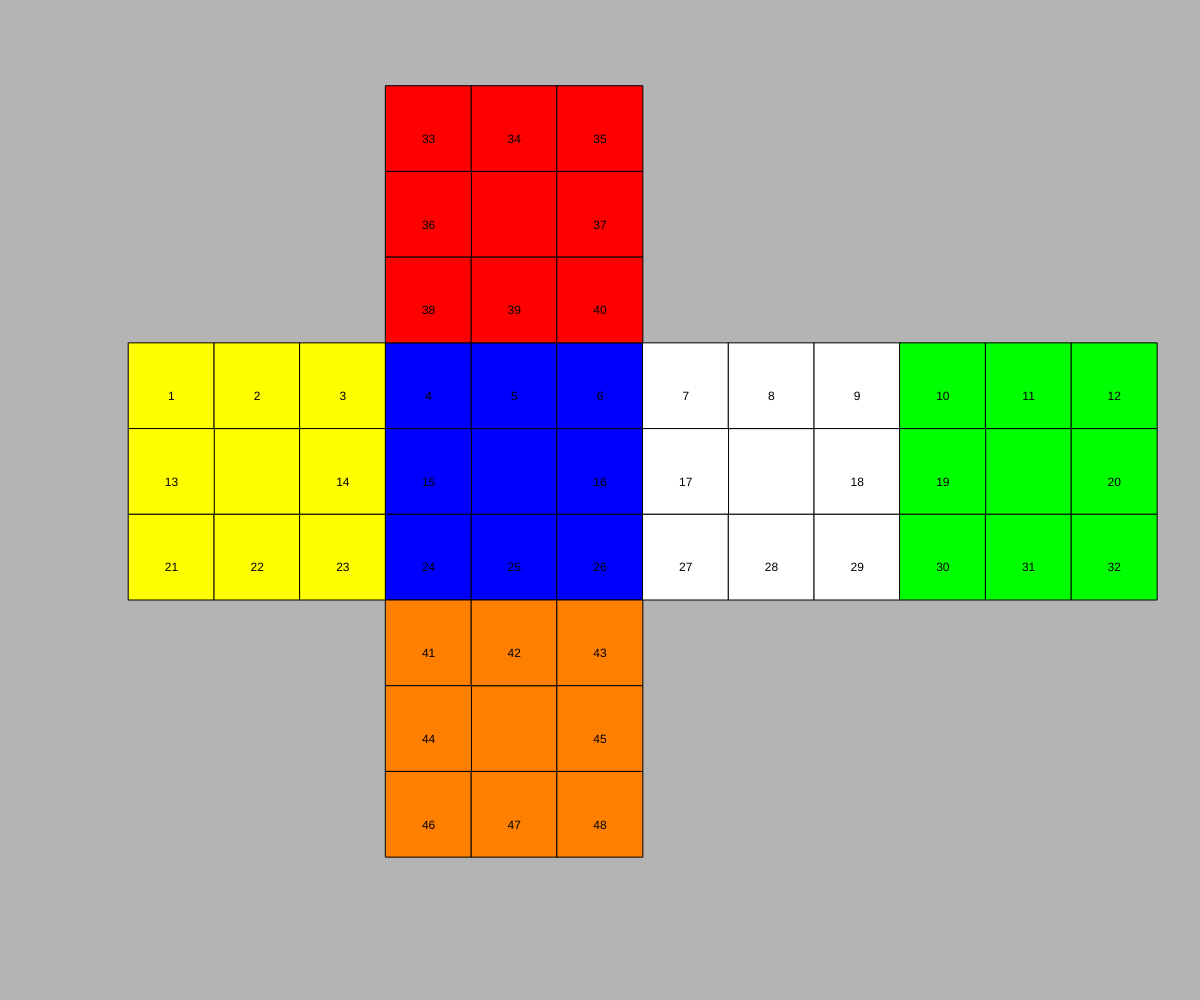
Frame 1 (no input)
Frame 60 (no input): identical to frame 1, image omitted
Frame 120 (the mouse pressed at the canvas centre since frame 60): identical to frame 1, image omitted

The p5.js sketch that drew this single still picture (run headless with seeded random() and noise() and a simulated clock; from frame 60 on, the mouse is pressed at the canvas centre):

// p5.js sketch
// ── sketch.js
function setup(){
  console.log(window.innerWidth, window.innerHeight)
  createCanvas(window.innerWidth, window.innerHeight);
  cube.init();
  console.log(cube)

}
  let d = 14;
let size = window.innerWidth/d;

function draw(){
  while (size > window.innerHeight/11){
    d++;
    size = window.innerWidth/d;
  }
console.log(size)
  background(180);
  cube.display();
}

const couleur = ['y','y','y','b','b','b','w','w','w','g','g','g','y','y','b','b','w','w','g','g','y','y','y','b','b','b','w','w','w','g','g','g','r','r','r','r','r','r','r','r','o','o','o','o','o','o','o','o']
const R = [34,36,39,5,15,25,42,44,47,29,18,9]
const L = [45,43,40,23,14,3,37,35,32,11,19,31]
const F = [2,13,22,40,41,42,26,16,6,39,38,37]
const B = [0,12,20,45,46,47,28,17,8,34,33,32]
const fW = [6,7,8,16,17,26,27,28];
const fY = [0,1,2,12,13,20,21,22];
const fB = [3,4,5,15,25,24,23,14];
const fG = [9,18,29,30,31,19,11,10];
const centerCouleur =   ['y', 'b', "w", "g", 'r', 'o'];
let cube = {
  cases : [],
  centres : [],

  init : function(){
    for(let i = 0 ; i < 6 ; i++){
      this.centres.push({
        c : centerCouleur[i],
        x : giveCenterX(i),
        y : giveCenterY(i),
        p : i+1
      })
    }
    for(let i = 0; i < 48; i++){
      this.cases.push({
        c : couleur[i],
        p : i+1,
        x : giveX(i),
        y : giveY(i)
      })

    }
  },

  display : function(){
    for(let i = 0 ; i < 6 ; i++){
      if(this.centres[i].c === 'y'){
        fill(255,255,0);
      }
      else if (this.centres[i].c === 'b'){
        fill(0,0,255);
      }
      else if(this.centres[i].c === 'w'){
        fill(255);
      }
      else if(this.centres[i].c === 'g'){
        fill(0,255,0);
      }
      else if(this.centres[i].c === 'r'){
        fill(255,0,0);
      }
      else if(this.centres[i].c === 'o'){
        fill(255,128,0);
      }
      rect(this.centres[i].x * size + size/2, this.centres[i].y * size + size*3,size,size);
    }
    for(let i = 0 ; i < 48 ; i++){
      if(this.cases[i].c === 'y'){
        fill(255,255,0);
      }
      else if (this.cases[i].c === 'b'){
        fill(0,0,255);
      }
      else if(this.cases[i].c === 'w'){
        fill(255);
      }
      else if(this.cases[i].c === 'g'){
        fill(0,255,0);
      }
      else if(this.cases[i].c === 'r'){
        fill(255,0,0);
      }
      else if(this.cases[i].c === 'o'){
        fill(255,128,0);
      }
      rect(this.cases[i].x*size + size/2, this.cases[i].y*size +size*3, size, size );
      fill(0)
      textAlign(CENTER)
      text(this.cases[i].p, this.cases[i].x*size +size /2+size/2, this.cases[i].y*size +size/1.5+size*3)
    }
  },

  move : function(move){
    let sylo = [];
    if(move === "U"){
      for(let i = 0 ; i < 12 ; i++){
        if(i+3 < 12){
          if(i < 3){
            sylo.push(this.cases[i]);
          }
          this.cases[i] = this.cases[i+3];
        }
        else if (i < 12){
          this.cases[i] = sylo[i-9];
        }
        this.cases[i].x = giveX(i);
        this.cases[i].y = giveY(i);
      }
      sylo.push(this.cases[39]);
      sylo.push(this.cases[36]);
      this.cases[39] = this.cases[34];
      this.cases[36] = this.cases[33];
      this.cases[34] = this.cases[32];
      this.cases[33] = this.cases[35];
      this.cases[32] = this.cases[37];
      this.cases[35] = this.cases[38];
      this.cases[37] = sylo[3];
      this.cases[38] = sylo[4];
      for(let i = 32 ; i < 40 ; i++){
        this.cases[i].x = giveX(i);
        this.cases[i].y = giveY(i);
      }
    }
    else if(move === "D"){
      for(let i = 31 ; i > 19 ; i--){
        if(i > 22){
          if(i > 28){
            sylo.push(this.cases[i]);
          }
          this.cases[i] = this.cases[i-3];
        }
        else {
          console.log(sylo, 22-i)
          this.cases[i] = sylo[22-i]
        }
        this.cases[i].x = giveX(i);
        this.cases[i].y = giveY(i);
      }
      sylo.push(this.cases[47]);
      sylo.push(this.cases[44]);
      this.cases[47] = this.cases[42];
      this.cases[42] = this.cases[40];
      this.cases[40] = this.cases[45];
      this.cases[44] = this.cases[41];
      this.cases[41] = this.cases[43];
      this.cases[43] = this.cases[46];
      this.cases[46] = sylo[4]
      this.cases[45] = sylo[3]

      for(let i = 40 ; i < 48 ; i++){
        this.cases[i].x = giveX(i);
        this.cases[i].y = giveY(i);
      }
    }
    else if(move === "R"){
      let sylo = [];
      for(let i = 0 ; i < 12 ; i++){
        if(i+3 < 12){
          if(i < 3){
            sylo.push(this.cases[R[i]]);
          }
        this.cases[R[i]] = this.cases[R[i+3]];
        }
        else {
          this.cases[R[i]] = sylo[i-9];
        }
        this.cases[R[i]].x = giveX(R[i]);
        this.cases[R[i]].y = giveY(R[i]);
      }
      sylo.push(this.cases[6]);
      sylo.push(this.cases[7]);
      this.cases[6] = this.cases[26];
      this.cases[7] = this.cases[16];
      this.cases[16] = this.cases[27];
      this.cases[27] = this.cases[17];
      this.cases[26] = this.cases[28];
      this.cases[28] = this.cases[8];
      this.cases[8] = sylo[3];
      this.cases[17] = sylo[4];
      for(let i = 0 ; i < 8 ; i++){
        console.log(fW[i],i)
        this.cases[fW[i]].x = giveX(fW[i]);
        this.cases[fW[i]].y = giveY(fW[i]);
      }
    }
    else if(move === "L"){
      let sylo = [];
      for(let i = 0 ; i < 12 ; i++){
        if(i+3 < 12){
          if(i < 3){
            sylo.push(this.cases[L[i]]);
          }
        this.cases[L[i]] = this.cases[L[i+3]];
        }
        else {
          this.cases[L[i]] = sylo[i-9];
        }
        this.cases[L[i]].x = giveX(L[i]);
        this.cases[L[i]].y = giveY(L[i]);
      }
      sylo.push(this.cases[2]);
      sylo.push(this.cases[1]);
      this.cases[2] = this.cases[0];
      this.cases[0] = this.cases[20];
      this.cases[20] = this.cases[22];
      this.cases[22] = sylo[3];
      this.cases[1] = this.cases[12];
      this.cases[12] = this.cases[21];
      this.cases[21] = this.cases[13];
      this.cases[13] = sylo[4];
      for(let i = 0 ; i < 8 ; i++){
        this.cases[fY[i]].x = giveX(fY[i]);
        this.cases[fY[i]].y = giveY(fY[i]);
      }
    }
    else if(move === "F"){ 
      let sylo = [];
      for(let i = 0 ; i < 12 ; i++){
        if(i+3 < 12){
          if(i < 3){
            sylo.push(this.cases[F[i]]);
          }
        this.cases[F[i]] = this.cases[F[i+3]];
        }
        else {
          this.cases[F[i]] = sylo[i-9];
        }
        this.cases[F[i]].x = giveX(F[i]);
        this.cases[F[i]].y = giveY(F[i]);
      }
      sylo.push(this.cases[fB[7]])
      sylo.push(this.cases[fB[6]])
      for(let i = 7 ; i >= 0 ; i--){
        if(i === 1){
          this.cases[fB[i]] = sylo[3]
        }
        else if(i===0){
          this.cases[fB[i]] = sylo[4]
        }
        else{
          this.cases[fB[i]] = this.cases[fB[i - 2]];
        }
        this.cases[fB[i]].x = giveX(fB[i])
        this.cases[fB[i]].y = giveY([fB[i]])
      }
    }
    else if(move === "B"){ // a finir
      let sylo = [];
      for(let i = 0 ; i < 12 ; i++){
        if(i+3 < 12){
          if(i < 3){
            sylo.push(this.cases[B[i]]);
          }
        this.cases[B[i]] = this.cases[B[i+3]];
        }
        else {
          this.cases[B[i]] = sylo[i-9];
        }
        this.cases[B[i]].x = giveX(B[i]);
        this.cases[B[i]].y = giveY(B[i]);
      }
      sylo.push(this.cases[fG[7]])
      sylo.push(this.cases[fG[6]])
      for(let i = 7 ; i >= 0 ; i--){
        if(i === 1){
          this.cases[fG[i]] = sylo[3]
        }
        else if(i===0){
          this.cases[fG[i]] = sylo[4]
        }
        else{
          this.cases[fG[i]] = this.cases[fG[i - 2]];
        }
        this.cases[fG[i]].x = giveX(fG[i])
        this.cases[fG[i]].y = giveY([fG[i]])
      }
    }
    else if(move==="U*"){
      for(let i = 0 ; i < 3 ; i++){
        this.move("U")
      }
    }
    else if(move==="D*"){
      for(let i = 0 ; i < 3 ; i++){
        this.move("D")
      }
    }
    else if(move==="R*"){
      for(let i = 0 ; i < 3 ; i++){
        this.move("R")
      }
    }
    else if(move==="L*"){
      for(let i = 0 ; i < 3 ; i++){
        this.move("L")
      }
    }
    else if(move==="F*"){
      for(let i = 0 ; i < 3 ; i++){
        this.move("F")
      }
    }
    else if(move==="B*"){
      for(let i = 0 ; i < 3 ; i++){
        this.move("B")
      }
    }
  }
}

let buttons = {
  
}

function giveCenterX(cNumber){
  let x = 0;
  if(cNumber < 4){
    x = cNumber * 3 + 2;
  }
  else if (cNumber === 4){
    x = 5;
  }
  else if (cNumber === 5){
    x = 5;
  }
  return x;
}

function giveCenterY(cNumber){
  let y = 0;
  if(cNumber < 4){
    y = 2;
  }
  else if (cNumber === 4){
    y = -1;
  }
  else if (cNumber === 5){
    y = 5;
  }
  return y;
}

function giveX(cNumber){
  if(cNumber < 32){
    if(cNumber < 12){
      ret = cNumber +1;
    }
    else if (cNumber > 19 && cNumber < 32){
      ret = cNumber - 19;
    }
    else if (cNumber < 20){
      ret = Math.round(-17.119+1.5238*cNumber)
    }
  }
  else if (cNumber < 40){
    if(cNumber < 35){
      ret = cNumber - 28;
    }
    else if (cNumber < 37){
      ret = - 66 + 2 * cNumber;
    }
    else {
      ret = cNumber - 33;
    }
  }
  else {
    if(cNumber < 43){
      ret = cNumber - 36;
    }
    else if (cNumber < 45){
      ret = - 82 + 2 * cNumber;
    }
    else {
      ret = cNumber - 41;
    }
  }
  return ret;
}

function giveY(cNumber){
  let y = 0
  if(cNumber < 12){
    y = 1;
  }
  else if (cNumber < 20){
    y = 2;
  }
  else if (cNumber < 32){
    y=3;
  }
  else if (cNumber < 35){
    y = -2;
  }
  else if (cNumber < 37){
    y = -1;
  }
  else if (cNumber < 40){
    y = 0;
  }
  else if (cNumber < 43){
    y = 4;
  }
  else if (cNumber < 45){
    y = 5;
  }
  else if (cNumber < 48){
    y = 6;
  }
  return y;
}
